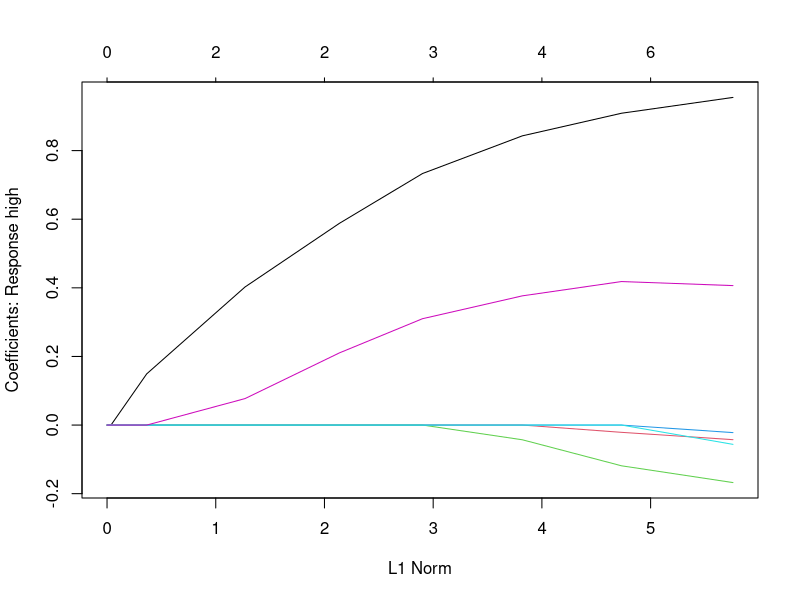
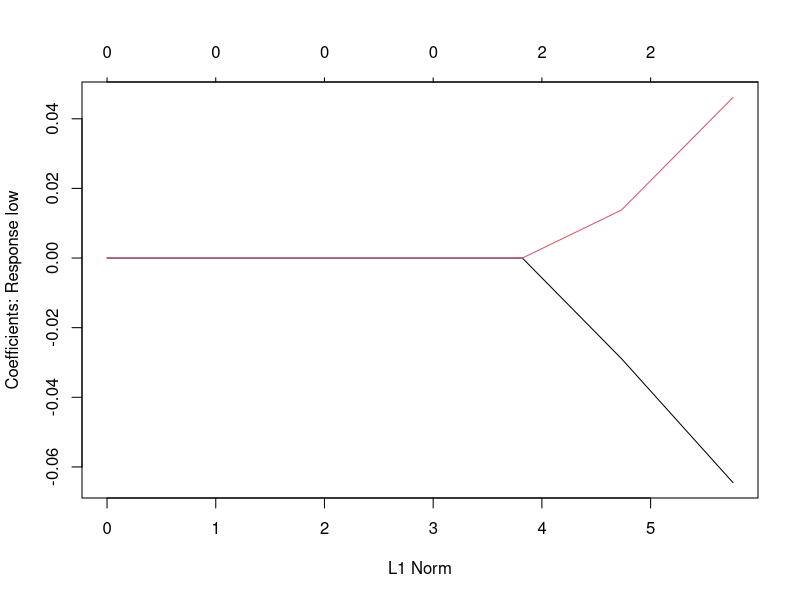
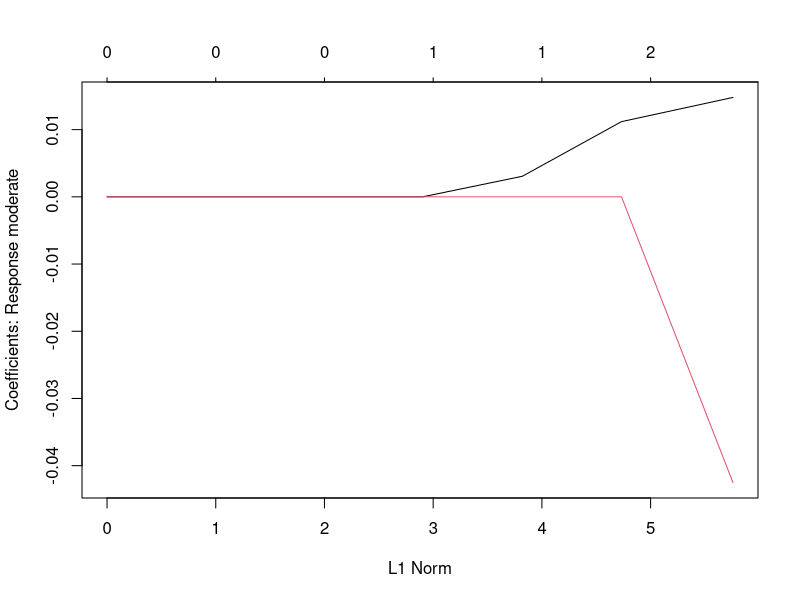
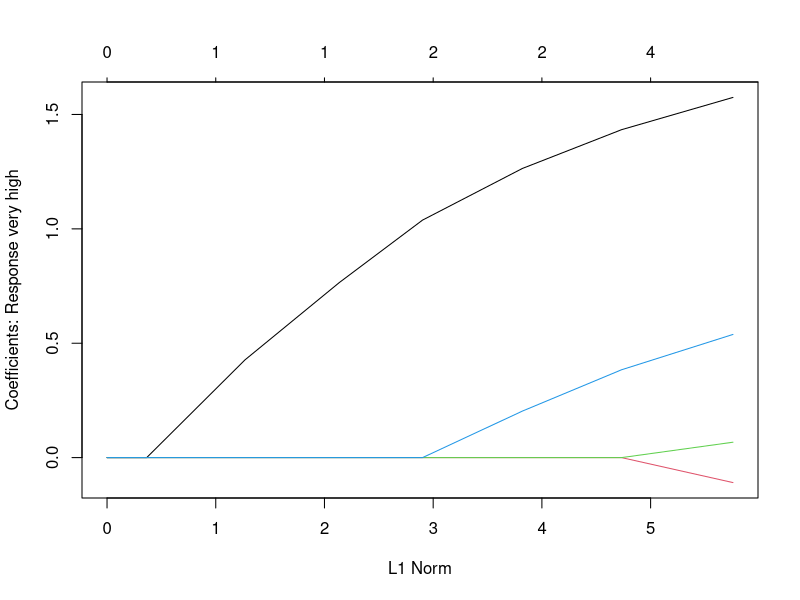
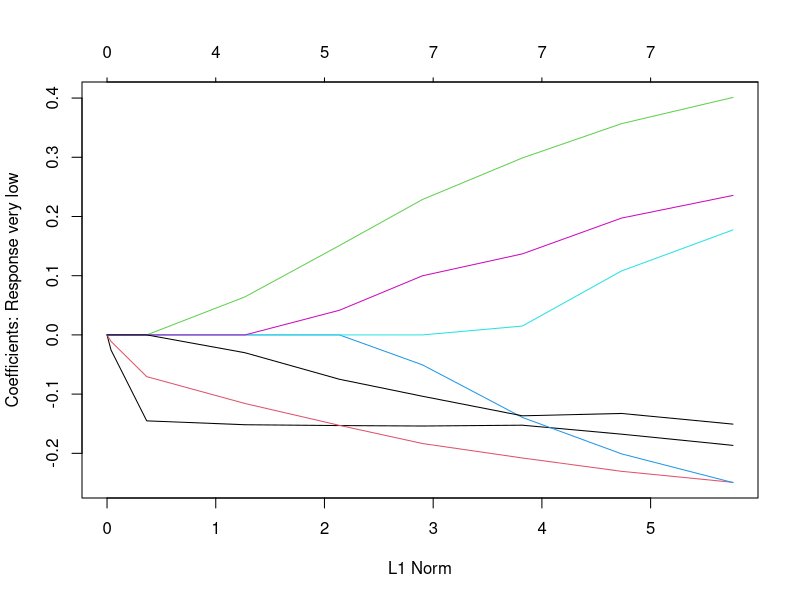
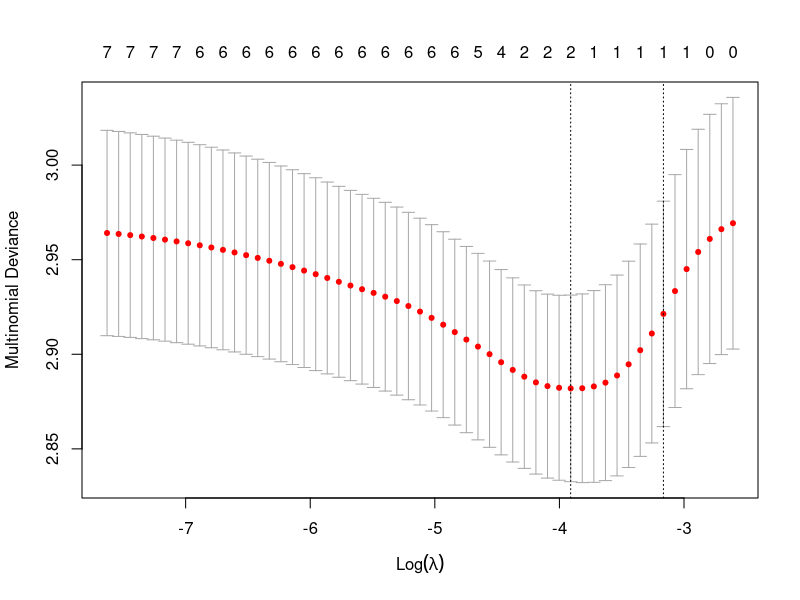
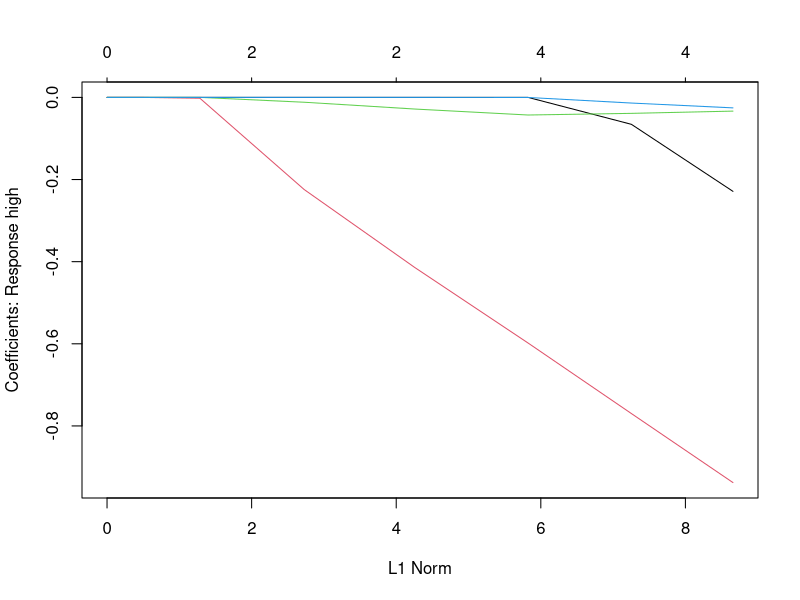
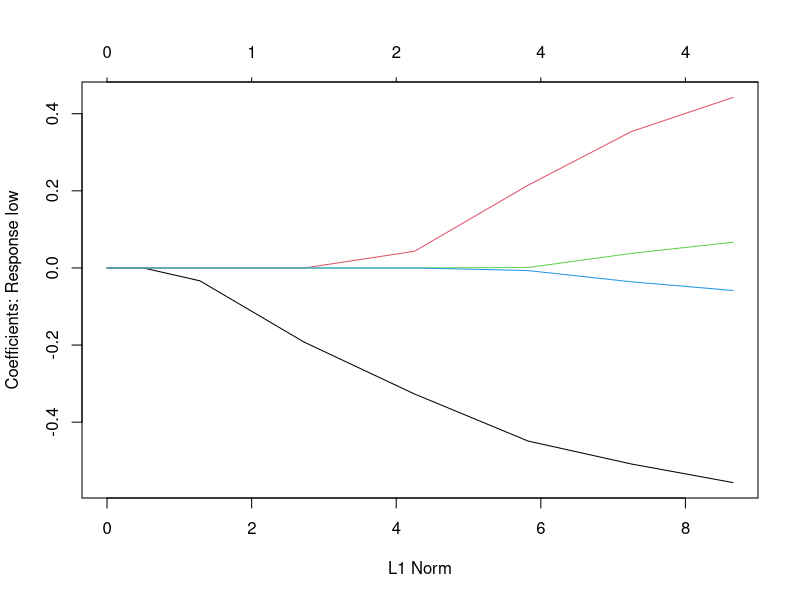

Write the R code that produced these figures, in order.
## ---- chunk 1
knitr::opts_chunk$set(echo = TRUE)
library(tidyverse)
library(ggplot2)
library(dplyr)
library("gridExtra") 
library(nnet)
library(glmnet)
## ---- chunk 2
alcohol <- read.csv("student-mat-recoded.csv")
head(alcohol)
## ---- chunk 3

#Transform data into matrix

x1 <- model.matrix( Walc ~ 1 + sex + age + address + internet + romantic + health, alcohol)[,-1]

y1 <- as.matrix(alcohol["Walc"])

grid=10^seq(10,-2, length =100)
lasso.mod <- glmnet(x1,y1,alpha = 1, lambda = grid, family="multinomial")
plot(lasso.mod)

## ---- chunk 4
set.seed(123)

#Split data into train, test dataset

train <- sample(1:nrow(x1),nrow(x1)/2)
test <- (-train)

# Run Cross-Validatiom

cv.out <- cv.glmnet(x1,y1,alpha = 1, family="multinomial")
plot(cv.out)

best_lambda <- cv.out$lambda.min
best_lambda

lasso.coef <- predict (lasso.mod ,type = "coefficients",s= best_lambda)
lasso.coef
## ---- chunk 5

x1 <- model.matrix( Walc ~ 1 + studytime + failures + schoolsup + paid + nursery + higher + G1 + G2 + G3, alcohol)[,-1]

y1 <- as.matrix(alcohol["Walc"])

grid=10^seq(10,-2, length =100)
lasso.mod <- glmnet(x1,y1,alpha = 1, lambda = grid, family="multinomial")
plot(lasso.mod)
## ---- chunk 6
set.seed(123)

#Split data into train, test dataset

train <- sample(1:nrow(x1),nrow(x1)/2)
test <- (-train)

# Run Cross-Validatiom

cv.out <- cv.glmnet(x1,y1,alpha = 1, family="multinomial")
plot(cv.out)

best_lambda <- cv.out$lambda.min
best_lambda

lasso.coef <- predict (lasso.mod ,type = "coefficients",s= best_lambda)
lasso.coef
## ---- chunk 7

x1 <- model.matrix( Walc ~ 1 + famsize + Pstatus + Medu + Fedu + Mjob + Fjob + guardian + famsup + famrel, alcohol)[,-1]

y1 <- as.matrix(alcohol["Walc"])

grid=10^seq(10,-2, length =100)
lasso.mod <- glmnet(x1,y1,alpha = 1, lambda = grid, family="multinomial")
plot(lasso.mod)
## ---- chunk 8
set.seed(123)

#Split data into train, test dataset

train <- sample(1:nrow(x1),nrow(x1)/2)
test <- (-train)

# Run Cross-Validatiom

cv.out <- cv.glmnet(x1,y1,alpha = 1, family="multinomial")
plot(cv.out)

best_lambda <- cv.out$lambda.min
best_lambda

lasso.coef <- predict (lasso.mod ,type = "coefficients",s= best_lambda)
lasso.coef
## ---- chunk 9

x1 <- model.matrix( Walc ~ 1 + school + reason + traveltime + activities + freetime + goout + absences, alcohol)[,-1]

y1 <- as.matrix(alcohol["Walc"])

grid=10^seq(10,-2, length =100)
lasso.mod <- glmnet(x1,y1,alpha = 1, lambda = grid, family="multinomial")
plot(lasso.mod)
## ---- chunk 10
set.seed(123)

#Split data into train, test dataset

train <- sample(1:nrow(x1),nrow(x1)/2)
test <- (-train)

# Run Cross-Validatiom

cv.out <- cv.glmnet(x1,y1,alpha = 1, family="multinomial")
plot(cv.out)

best_lambda <- cv.out$lambda.min
best_lambda

lasso.coef <- predict (lasso.mod ,type = "coefficients",s= best_lambda)
lasso.coef
## ---- chunk 11

x1 <- model.matrix( Walc ~ 1 + sex + age + address + internet + romantic + health + studytime + failures + schoolsup + paid + nursery + higher + G1 + G2 + G3 + famsize + Pstatus + Medu + Fedu + Mjob + Fjob + guardian + famsup + famrel + school + reason + traveltime + activities + freetime + goout + absences, alcohol)[,-1]

y1 <- as.matrix(alcohol["Walc"])

grid=10^seq(10,-2, length =100)
lasso.mod <- glmnet(x1,y1,alpha = 1, lambda = grid, family="multinomial")
plot(lasso.mod)

## ---- chunk 12
set.seed(123)

#Split data into train, test dataset

train <- sample(1:nrow(x1),nrow(x1)/2)
test <- (-train)

# Run Cross-Validatiom

cv.out <- cv.glmnet(x1,y1,alpha = 1, family="multinomial")
plot(cv.out)

best_lambda <- cv.out$lambda.min
best_lambda

lasso.coef <- predict (lasso.mod ,type = "coefficients",s= best_lambda)
lasso.coef
